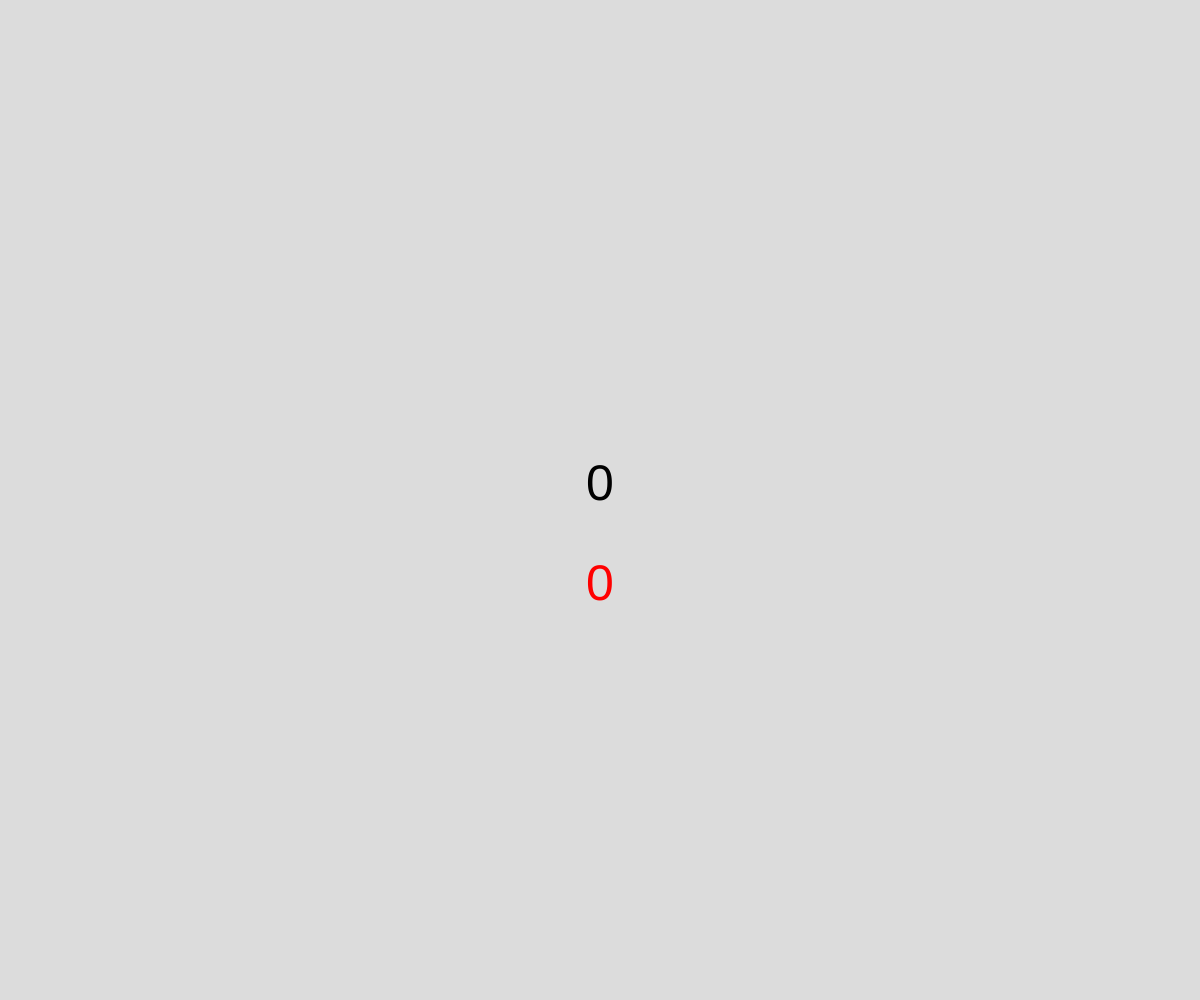
Frame 1 (no input)
Frame 60 (no input): identical to frame 1, image omitted
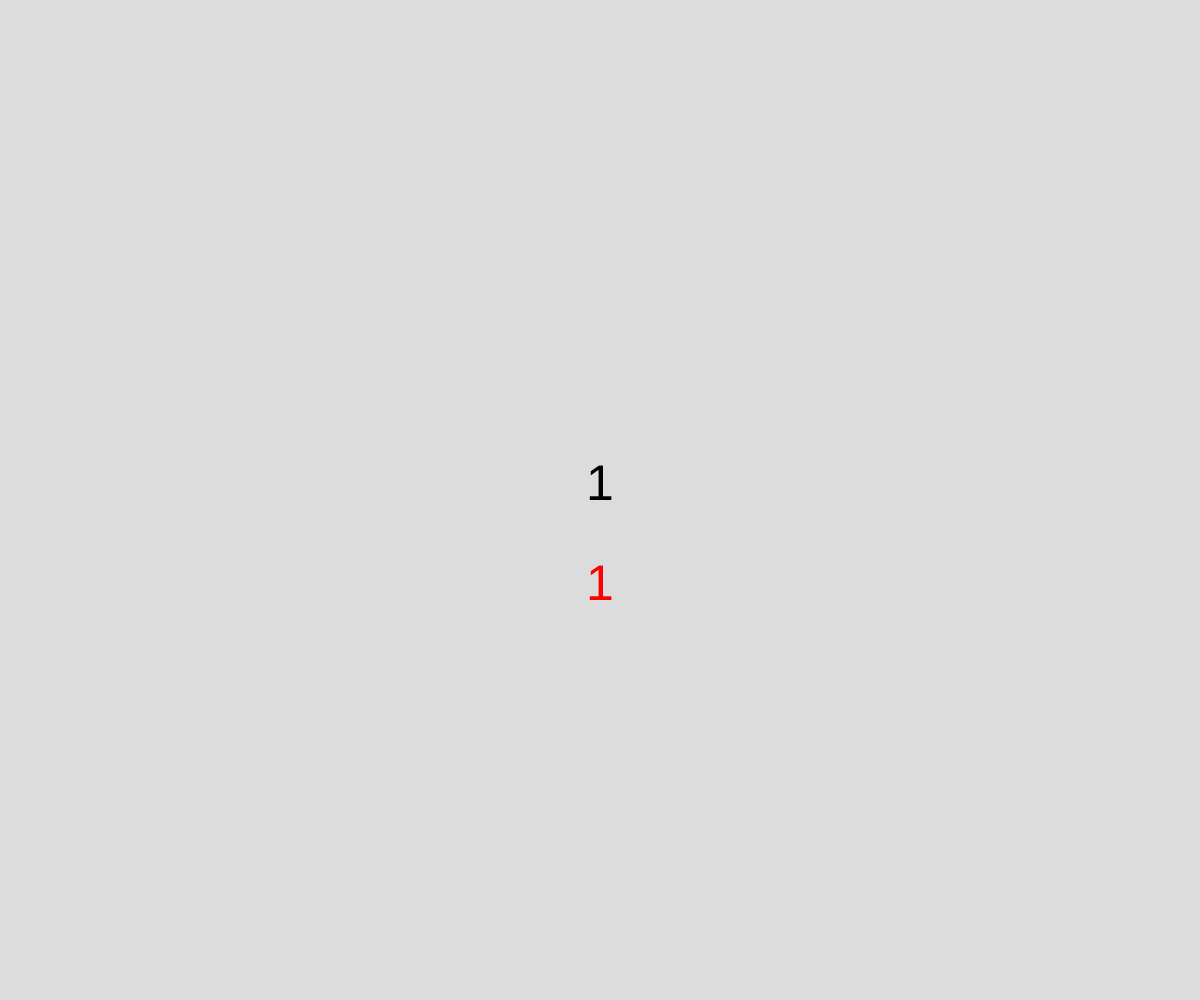
Frame 120 (the mouse pressed at the canvas centre since frame 60)

The p5.js sketch that drew these frames (run headless with seeded random() and noise() and a simulated clock; from frame 60 on, the mouse is pressed at the canvas centre):

// p5.js sketch
// ── sketch.js
// Local Storage Game
// Jason
// 12/5/2022
//
// Extra for Experts:
// - describe what you did to take this project "above and beyond"

let numberOfClicks = 0;
let highScore = 0;

function setup() {
  createCanvas(windowWidth, windowHeight);
  if(getItem("highscore") !== null) {
    highScore = getItem("highscore");
  }
  else {
    storeItem("highscore", 0);
  }
}

function draw() {
  background(220); 
  textSize(50);
  fill("black");
  text(numberOfClicks, width / 2 - textWidth(numberOfClicks) / 2, height / 2);
  fill("red");
  text(highScore, width / 2 - textWidth(highScore) / 2, height / 2 + 100);
}

function mousePressed() {
  numberOfClicks++;  
  if(numberOfClicks > getItem("highscore")) {
    storeItem("highscore", numberOfClicks);
    highScore = numberOfClicks;
  }
}

function windowResized() {
  resizeCanvas(windowWidth, windowHeight);
}
